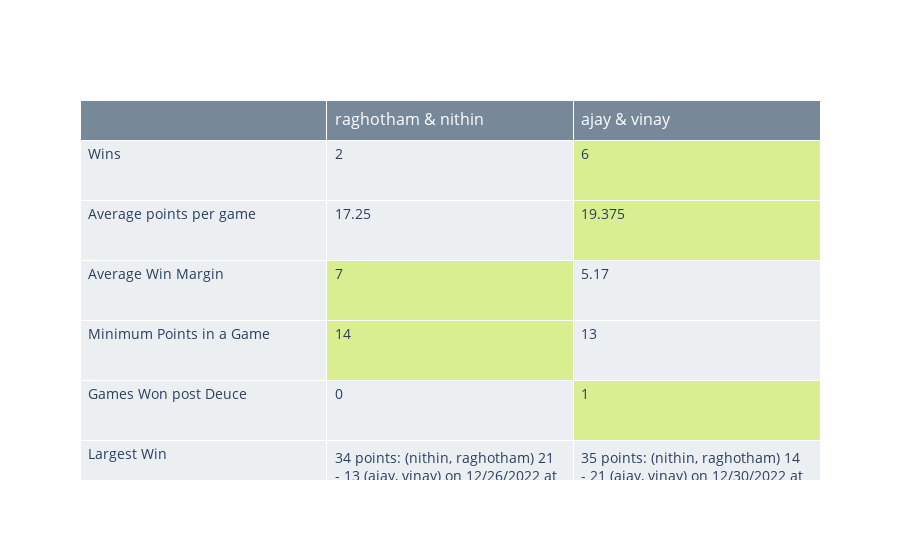

The cell this chart's notebook holds for it:
### Code cell
table = go.Table(
    header=dict(
        values=["", " & ".join(team_1), " & ".join(team_2)], 
        align="left", 
        height=40, 
        font=dict(color="white", size=16),
        fill_color="lightslategrey"
    ),
    cells=dict(
        values=comparision_table_list,
        align="left",
        height=60,
        font=dict(size=14),
        fill_color=cell_colors
    )
)
fig = go.Figure(table)
fig

### Figure 1 — Plotly figure (JSON) as saved in the notebook; plotly's stock layout.template omitted (floating-point values rounded to 4 significant figures)
{"data": [{"cells": {"align": "left", "fill": {"color": [["#eceff1", "#eceff1", "#eceff1", "#eceff1", "#eceff1", "#eceff1"], ["#eceff1", "#eceff1", "#d8ee91", "#d8ee91", "#eceff1", "#eceff1"], ["#d8ee91", "#d8ee91", "#eceff1", "#eceff1", "#d8ee91", "#eceff1"]]}, "font": {"size": 14}, "height": 60, "values": [["Wins", "Average points per game", "Average Win Margin", "Minimum Points in a Game", "Games Won post Deuce", "Largest Win"], [2, 17.25, 7, 14, 0, "34 points: (nithin, raghotham) 21 - 13 (ajay, vinay) on 12/26/2022 at match point - gublaala"], [6, 19.38, 5.17, 13, 1, "35 points: (nithin, raghotham) 14 - 21 (ajay, vinay) on 12/30/2022 at prakash badminton academy"]]}, "header": {"align": "left", "fill": {"color": "lightslategrey"}, "font": {"color": "white", "size": 16}, "height": 40, "values": ["", "raghotham & nithin", "ajay & vinay"]}, "type": "table"}], "layout": {}}
